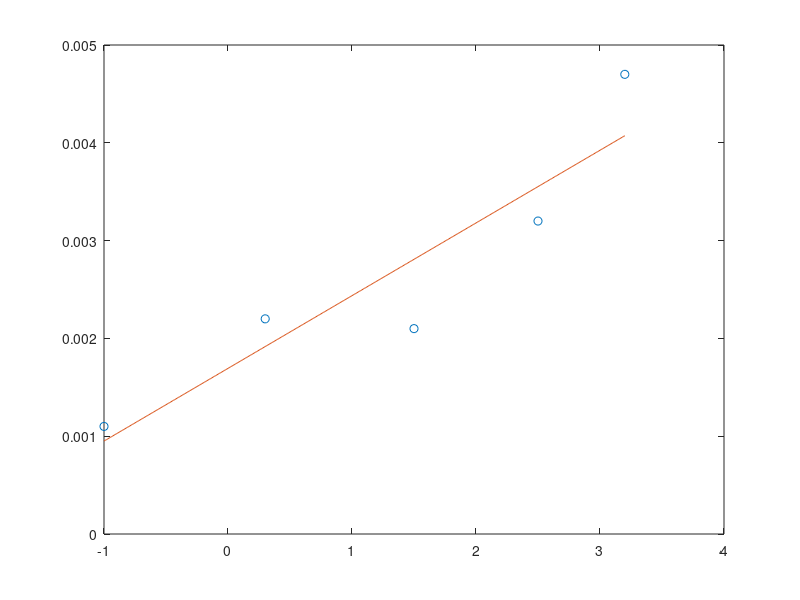
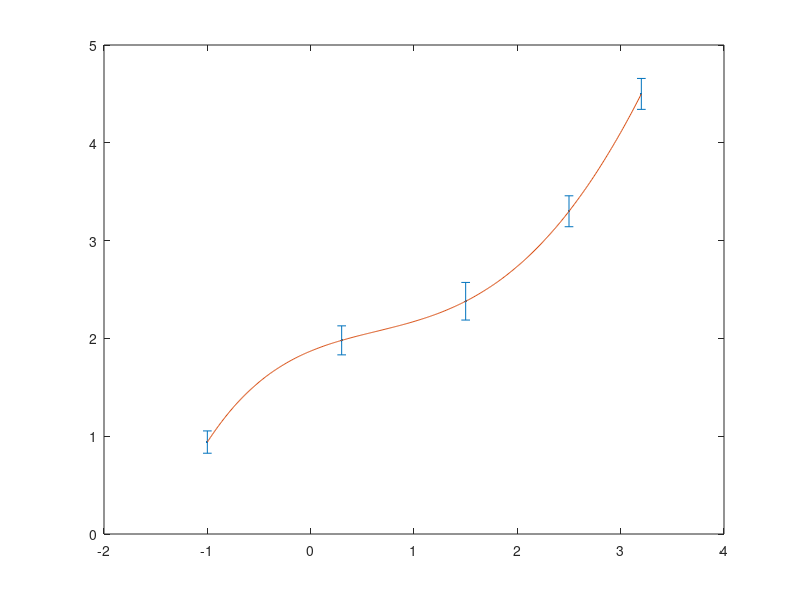

The MATLAB source for these figures, in order: (Note: this script raises an error after producing the figures.)
%-- 02/04/2020 02:30:09 PM --%
diary lab1.m
%% Mērījumu datu apstrāde
format compact
Vm = [-1 0.3 1.5 2.5 3.2] % Vairāki sprieguma mērījumi
Im = [1.1 2.2 2.1 3.2 4.7]*1e-3;
plot(Vm, Im, "o-")
% aprakstīsim tos datus ar 2. kārtas polinomju
% y = C1*x^2+C2*x+C3
% to koeficientus atradīs funkcija polyfit - polynomial fitting
% sintakse
% C = polyfit(x,y,N), kur N - polinoma kārta
C = polyfit(Vm,Im,2)
% y = 0.0002*x^2+0.0004*x+0.0015
% soformēsim vektoru "x" ar sīkāku soli
V = -1:0.01:3.2;
% aprēķināsim "y"
I = C(1)*V.^2+C(2)*V+C(3); % C(1) vektora "C" pirmais elements
plot(Vm,Im,"o",V,I)
% atkārtosim to pašu priekš 3. kārtas polinoma
C = polyfit(Vm,Im,3)
I = C(1)*V.^3+C(2)*V.^2+C(3)*V+C(4);
plot(Vm,Im,"o",V,I)
% vēl reiz atkārtosim
C = polyfit(Vm,Im,3);
% lai nerakstītu šo : I = C(1)*V.^3+C(2)*V.^2+C(3)*V+C(4);
% izmantosim f-ju polyval - polynomial value
% sintakse
% y = polyval(C,x)
I = polyval(C,V);
plot(Vm,Im,"o",V,I)
% atkārtot 4. kārtai
C = polyfit(Vm,Im,4);
I = polyval(C,V);
plot(Vm,Im,"o",V,I)
% atkārtot 1. kārtai
C = polyfit(Vm,Im,1);
I = polyval(C,V);
plot(Vm,Im,"o",V,I)
%% Mērījumu sērijas
Vm = [-1 0.3 1.5 2.5 3.2]; % Vairāki sprieguma mērījumi
Im = [1.1 2.2 2.1 3.2 4.7
0.9 1.8 2.6 3.3 4.5
1.0 2.0 2.4 3.4 4.3
0.8 1.9 2.5 3.5 4.6
0.9 2.0 2.3 3.1 4.4];
figure
plot(Vm,Im,"o-")
plot(Vm,Im',"o-")
%% vidējās vērtības atrašana
sum([1 2 3 4 5])
sum([1 2; 3 4])
% summē matricu pa kolonnām!
Ivid = mean(Im); % Rezultāts būs tas pats
Ivid = sum(Im)/5
Ivid = mean(Im)
%%
% vidējais vērtībai pielaikosim polinomam
C = polyfit(Vm,Ivid,4);
V = -1:0.01:3.2;
I = polyval(C,V);
% uzzīmēt 3 grafikus vienās asīs
% Vm, Im ar 'o'
% Vm, Ivid ar '*'
% V, I ar '-'
plot(Vm, Im', 'o', Vm, Ivid, '*', V, I, '-')
%%
% aprēķināsim standartnovirzi
Istd = std(Im)
errorbar(Vm,Ivid,Istd)
% mēģināsim tikt vaļā no lauztās līnijas
errorbar(Vm,Ivid,Istd, ".")
hold on
plot(V,I)
hold off
%% Datu iegūšana no skenētās bildes
A = imread('bilde1.png');
B = imread('bilde2.png');
figure(1),image(A)
figure(2),image(B)
% x mainās no 500 - 800
% y mainās no 0 - 1
figure(2),image([500,800],[0,1],B)
figure(2),image([500,800],[1,0],B)
set(gca,'YDir', 'normal')
[x,y] = ginput(1)
[x,y] = ginput(10);
hold on
plot(x,y,'o')
hold off
diary off